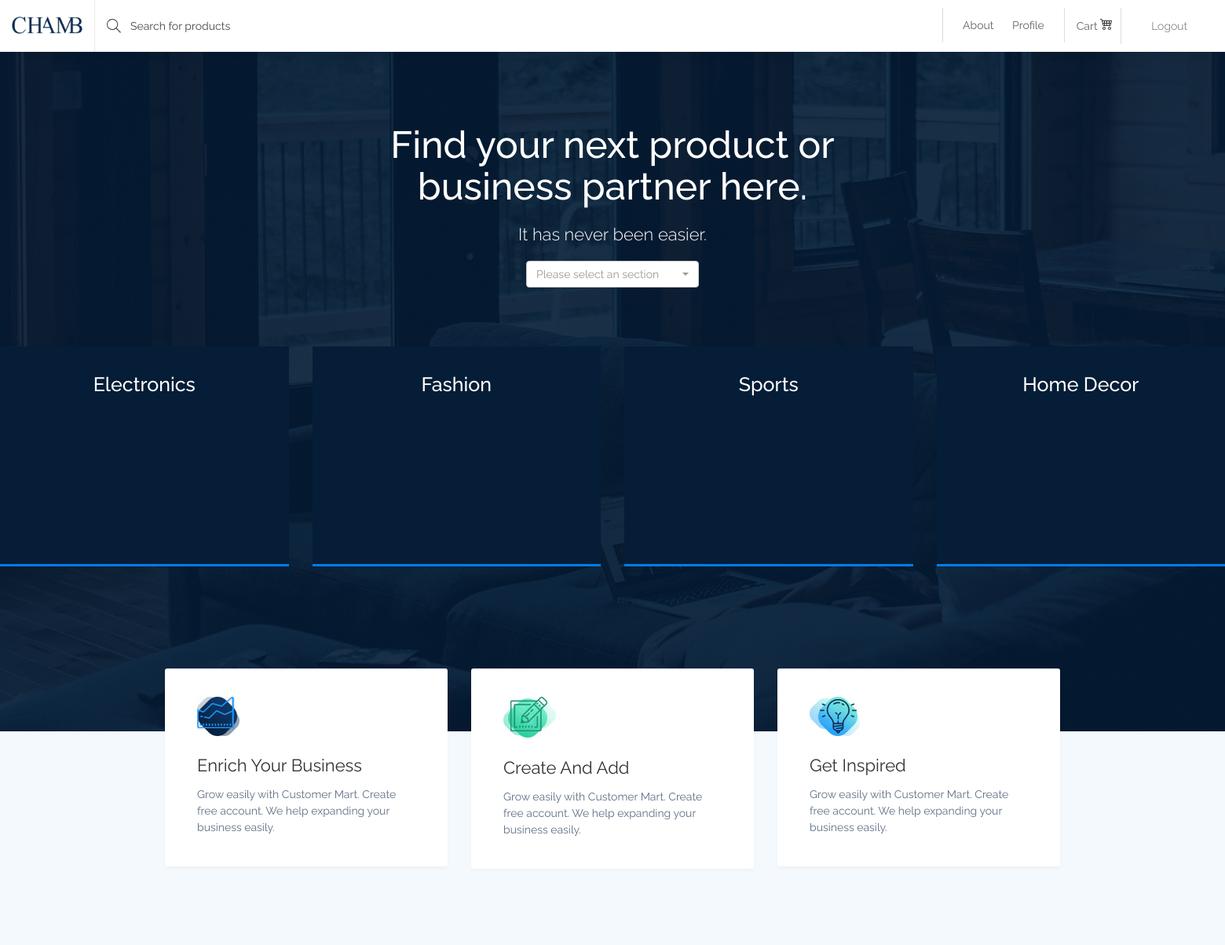
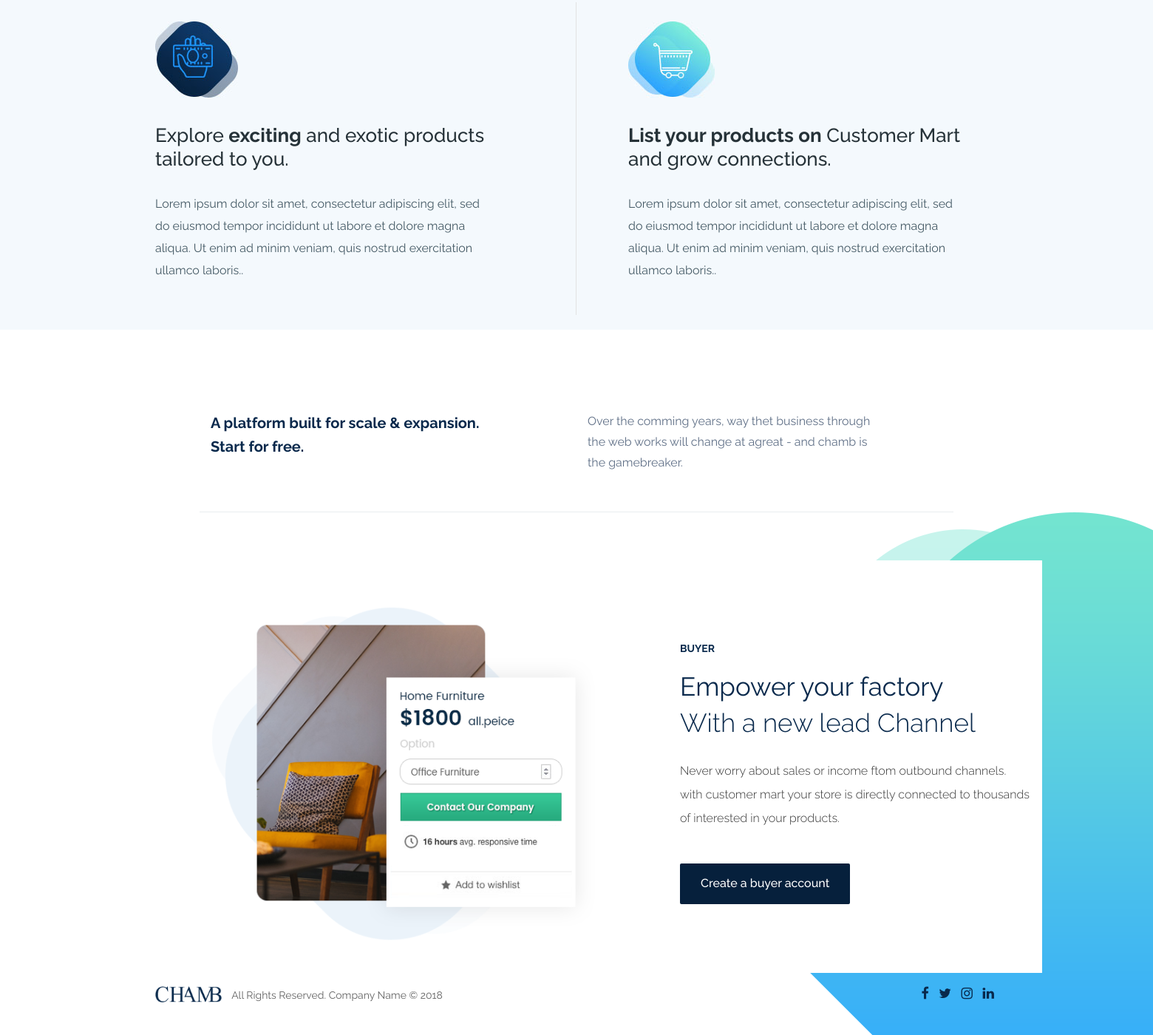
The app's page / (signed in) with its own data (2 pictures, top to bottom).
### store/models.py (models this page shows)
class Product(models.Model):
    pid= models.AutoField(primary_key=True)
    pname = models.CharField(max_length=100,null=False)
    section = models.CharField(max_length=100,null=False)
    subsection = models.CharField(max_length=100,null=False)
    price=models.IntegerField(null=False)
    company=models.CharField(max_length=100,null=False)
    desc=models.CharField(max_length=10000,null=False)
    url1=models.CharField(max_length=10000)
    url2=models.CharField(max_length=10000)
    url3=models.CharField(max_length=10000)

### store/views.py (the view)
# urls.py: path('', views.home, name='store-home'),
def home(request):
    logged_in=False
    if request.user.is_authenticated:
        logged_in=True
    user=str(request.user)
    obj=UserTable.objects.filter(username=user)
    if len(obj)==0 and logged_in:
      return redirect(f'register/{user}')
    obj=Product.objects.all()
    Section=set()
    SectionObject=[]
    for itr in obj:
       if itr.section not in Section:
        Section.add(itr.section)
        SectionObject.append(itr)
    ProductList=ListOfProducts
    id=UserTable.objects.filter(username=str(request.user))[0].id
    context={
        'object':SectionObject,
        'logged_in':logged_in,
        'productList':ProductList
    }
    return render(request, 'index.html',context)

### template/index.html (shortened to what this page needs)
<!DOCTYPE html>
<html lang="en">
   <head>
      <link rel="stylesheet" href="/static/css/font-awesome.min.css">
      <link rel="stylesheet" href="/static/css/bootstrap.min.css">
      <link rel="stylesheet" href="/static/css/animate-wow.css">
      <link rel="stylesheet" href="/static/css/style.css">
      <link rel="stylesheet" href="/static/css/bootstrap-select.min.css">
      <link rel="stylesheet" href="/static/css/slick.min.css">
      <link rel="stylesheet" href="/static/css/responsive.css">
   </head>
   <body>
      <header id="header" class="top-head">
         <nav class="navbar navbar-default">
            <div class="container-fluid">
               <div class="row">
                  <div class="col-md-4 col-sm-12 left-rs">
                     <div class="navbar-header">
                        <a href="/" class="navbar-brand"><img src="/static/images/logo.png" alt="" /></a>
                     </div>
                     <form class="navbar-form navbar-left web-sh">
                        <div class="form">
                           <input type="text" id="myInput" onkeyup="myFunction()" class="form-control" placeholder="Search for products">
                        </div>
                     </form>
                  </div>
                  <div class="col-md-8 col-sm-12">
                     <div class="right-nav">
                        <div class="login-sr">
                           <div class="login-signup">
                              <ul>
                                 {% if logged_in == False %}
                                 <li><a href="/login/">Login</a></li>
                                 <li><a class="custom-b" href="/register/">Sign up</a></li>
                                 {% else %}
                                 <li><a href="/logout/">Logout</a></li>
                                 {% endif %}
                              </ul>
                           </div>
                        </div>
                        <div class="help-r hidden-xs">
                           <div class="help-box">
                              <ul>
                                 <li> <a href="/cart/"> Cart </a> </li>
                              </ul>
                           </div>
                        </div>
                        <div class="nav-b hidden-xs">
                           <div class="nav-box">
                              <ul>
                                 <li><a href="/about-us/">About</a></li>
                                 <li><a href="/profile/">Profile</a></li>
                              </ul>
                           </div>
                        </div>
                     </div>
                  </div>
               </div>
            </div>
         </nav>
      </header>
      <div class="page-content-product">
         <div class="main-product">
            <div class="container">
               <div class="row clearfix">
                  <div class="find-box">
                     <h1>Find your next product or<br>business partner here.</h1>
                     <h4>It has never been easier.</h4>
                     <center>
                              <select class="selectpicker" onchange="if (this.value) window.location.href=this.value">
                                 <option value="">Please select an section</option>
                              </select>
                     </center>
                     </div>
                  </div>
               </div>
               <div class="row clearfix">
                  {% for i in object %}
                  <div class="col-lg-3 col-sm-6 col-md-3">
                     <a href="section/{{i.section}}/">
                        <div class="box-img">
                           <h4>{{i.section}}</h4>
                        </div>
                     </a>
                  </div>
                  {% endfor %}
               </div>
            </div>
         </div>
      <div class="cat-main-box">
         <div class="container">
            <div class="row panel-row">
               <div class="col-md-4 col-sm-6 wow fadeIn" data-wow-delay="0.0s">
                  <div class="panel panel-default">
                     <div class="panel-body">
                        <img src="/static/images/xpann-icon.jpg" class="icon-small" alt="">
                        <h4>Enrich Your Business</h4>
                        <p>Grow easily with Customer Mart. Create free account.
                           We help expanding your business easily.
                        </p>
                     </div>
                  </div>
               </div>
               <div class="col-md-4 col-sm-6 wow fadeIn" data-wow-delay="0.2s">
                  <div class="panel panel-default">
                     <div class="panel-body">
                        <img src="/static/images/create-icon.jpg" class="icon-small" alt="">
                        <h4>Create And Add</h4>
                        <p>Grow easily with Customer Mart. Create free account.
                           We help expanding your business easily.
                        </p>
                     </div>
                  </div>
               </div>
               <div class="col-md-4 col-sm-6 wow fadeIn hidden-sm" data-wow-delay="0.4s">
                  <div class="panel panel-default">
                     <div class="panel-body">
                        <img src="/static/images/get-icon.jpg" class="icon-small" alt="">
                        <h4>Get Inspired</h4>
                        <p>Grow easily with Customer Mart. Create free account.
                           We help expanding your business easily.
                        </p>
                     </div>
                  </div>
               </div>
            </div>
         </div>
      </div>
      <div class="products_exciting_box">
         <div class="container">
            <div class="row">
               <div class="col-md-6 col-sm-6 wow fadeIn" data-wow-delay="0.2s">
                  <div class="exciting_box f_pd">
                     <img src="/static/images/exciting_img-01.jpg" class="icon-small" alt="" />
                     <h4>Explore <strong>exciting</strong> and exotic products
                        tailored to you.
                     </h4>
                     <p>Lorem ipsum dolor sit amet, consectetur adipiscing elit, sed do eiusmod
                        tempor incididunt ut labore et dolore magna aliqua. Ut enim ad minim veniam,
                        quis nostrud exercitation ullamco laboris..
                     </p>
                  </div>
               </div>
               <div class="col-md-6 col-sm-6 wow fadeIn" data-wow-delay="0.4s">
                  <div class="exciting_box l_pd">
                     <img src="/static/images/exciting_img-02.jpg" class="icon-small" alt="" />
                     <h4><strong>List your products on</strong> Customer Mart and grow connections.</h4>
                     <p>Lorem ipsum dolor sit amet, consectetur adipiscing elit, sed do eiusmod
                        tempor incididunt ut labore et dolore magna aliqua. Ut enim ad minim veniam,
                        quis nostrud exercitation ullamco laboris..
                     </p>
                  </div>
               </div>
            </div>
         </div>
      </div>
      <div class="start-free-box">
         <div class="container">
            <div class="row">
               <div class="container">
                  <div class="main-start-box">
                     <div class="free-box-a clearfix">
                        <div class="col-md-6 col-sm-6">
                           <div class="left-a-f">
                              <h3>A platform built for scale & expansion. Start for free.</h3>
                           </div>
                        </div>
                        <div class="col-md-6 col-sm-6">
                           <div class="right-a-f">
                              <p>Over the comming years, way thet business through the web
                                 works will change at agreat - and chamb is the
                                 gamebreaker.
                              </p>
                           </div>
                        </div>
                     </div>
                  </div>
               </div>
            </div>
            <div class="row">
               <div class="main-start-box">
                  <div class="bg_img_left"><img src="/static/images/bg_img1.png" alt="#" /></div>
                  <div class="container">
                     <div class="buyer-box clearfix">
                        <div class="col-md-6 col-sm-6 wow fadeIn" data-wow-delay="0.2s">
                           <div class="left-buyer">
                              <img class="img-responsive" src="/static/images/creat_pro.png" alt="#" />
                           </div>
                        </div>
                        <div class="col-md-6 col-sm-6 wow fadeIn" data-wow-delay="0.4s">
                           <div class="right-buyer">
                              <h4>buyer</h4>
                              <h2>Empower your factory<br>
                                 <span>With a new lead Channel</span>
                              </h2>
                              <p>Never worry about sales or income ftom outbound
                                 channels. with customer mart your store is directly
                                 connected to thousands of interested in your
                                 products.
                              </p>
                              <a href="">Create a buyer account</a>
                           </div>
                        </div>
                     </div>
                  </div>
               </div>
            </div>
         </div>
      <footer>
         <div class="copyright">
            <div class="container">
               <div class="row">
                  <div class="col-md-8">
                     <p><img width="90" src="/static/images/logo.png" alt="#" style="margin-top: -5px;" /> All Rights Reserved. Company Name © 2018</p>
                  </div>
                  <div class="col-md-4">
                     <ul class="list-inline socials">
                        <li>
                           <a href="">
                           <i class="fa fa-facebook" aria-hidden="true"></i>
                           </a>
                        </li>
                        <li>
                           <a href="">
                           <i class="fa fa-twitter" aria-hidden="true"></i>
                           </a>
                        </li>
                        <li>
                           <a href="">
                           <i class="fa fa-instagram" aria-hidden="true"></i>
                           </a>
                        </li>
                        <li>
                           <a href="#">
                           <i class="fa fa-linkedin" aria-hidden="true"></i>
                           </a>
                        </li>
                     </ul>
                  </div>
               </div>
            </div>
         </div>
      </footer>
   </body>
</html>

### records on screen
Product: section "Electronics"
Product: section "Fashion"
Product: section "Sports"
Product: section "Home Decor"
